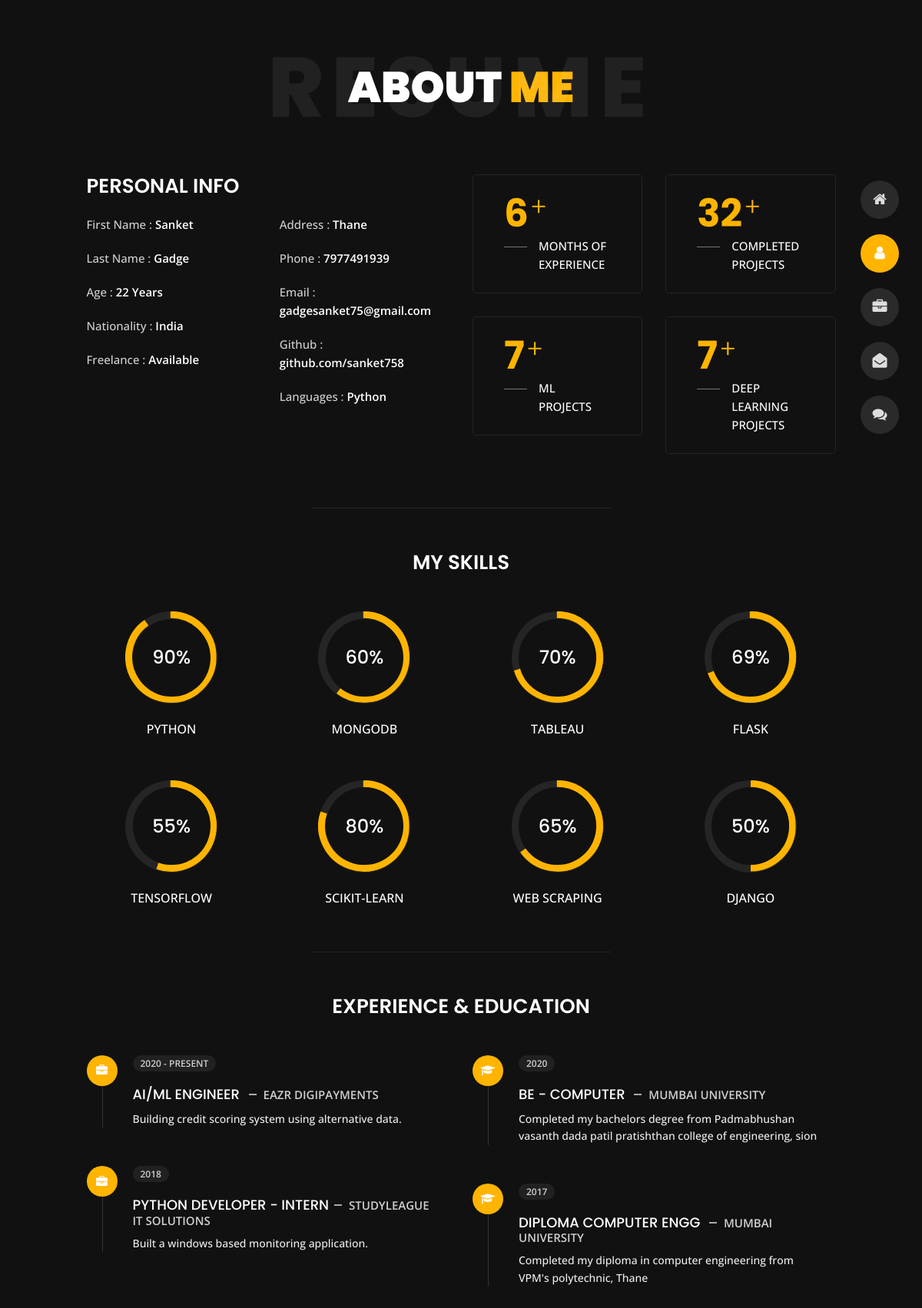
The page /about/ on the database its author committed.
### portfolio/models.py (models this page shows)
class Resume(models.Model):
	FirstName = models.CharField(max_length=30)
	LastName = models.CharField(max_length=30)
	Age = models.IntegerField()
	Nationality = models.CharField(max_length=30)
	Freelance = models.CharField(max_length=30)
	Address = models.CharField(max_length=200)
	Phone = models.CharField(max_length=12)
	Email = models.CharField(max_length=30)
	Github = models.CharField(max_length=50)
	Languages = models.CharField(max_length=30)

### portfolio/views.py (the view)
# urls.py: path('about/', views.about, name='about'),
def about(request):
	resume = Resume.objects.get(pk=1)
	number_of_projects = len(Project.objects.all())
	number_of_ml_projects = len(Project.objects.filter(ProjectType="Machine Learning"))
	number_of_dl_projects = len(Project.objects.filter(ProjectType="Deep Learning"))
	experience = round((datetime.today() - datetime(2020,11,26)).days / 30)
	return render(request, 'about.html', {"resume": resume,
											'experience': experience,
											'nprojects':number_of_projects,
											'nmlprojects': number_of_ml_projects,
											'ndlprojects': number_of_dl_projects
										})

### portfolio/templates/about.html (shortened to what this page needs)
{% extends 'header.html' %}
{% load static %}
{% block body %}
<body class="about">
<header class="header" id="navbar-collapse-toggle">
    <ul class="icon-menu d-none d-lg-block revealator-slideup revealator-once revealator-delay1">
        <li class="icon-box">
            <i class="fa fa-home"></i>
            <a href="/">
            </a>
        </li>
        <li class="icon-box active">
            <i class="fa fa-user"></i>
            <a href="/about">
            </a>
        </li>
        <li class="icon-box">
            <i class="fa fa-briefcase"></i>
            <a href="/portfolio">
            </a>
        </li>
        <li class="icon-box">
            <i class="fa fa-envelope-open"></i>
            <a href="/contact">
            </a>
        </li>
        <li class="icon-box">
            <i class="fa fa-comments"></i>
            <a href="/blog">
            </a>
        </li>
    </ul>
</header>
<section class="title-section text-left text-sm-center revealator-slideup revealator-once revealator-delay1">
    <h1>ABOUT <span>ME</span></h1>
    <span class="title-bg">Resume</span>
</section>
<section class="main-content revealator-slideup revealator-once revealator-delay1">
    <div class="container">
        <div class="row">
            <div class="col-12 col-lg-5 col-xl-6">
                <div class="row">
                    <div class="col-12">
                        <h3 class="text-uppercase custom-title mb-0 ft-wt-600">Personal Info</h3>
                    </div>
                    <div class="col-6">
                        <ul class="about-list list-unstyled open-sans-font">
                            <li> <span class="title">First name :</span> <span class="value d-block d-sm-inline-block d-lg-block d-xl-inline-block">{{ resume.FirstName }}</span> </li>
                            <li> <span class="title">Last name :</span> <span class="value d-block d-sm-inline-block d-lg-block d-xl-inline-block">{{ resume.LastName }}</span> </li>
                            <li> <span class="title">Age :</span> <span class="value d-block d-sm-inline-block d-lg-block d-xl-inline-block">{{ resume.Age }} Years</span> </li>
                            <li> <span class="title">Nationality :</span> <span class="value d-block d-sm-inline-block d-lg-block d-xl-inline-block">{{ resume.Nationality }}</span> </li>
                            <li> <span class="title">Freelance :</span> <span class="value d-block d-sm-inline-block d-lg-block d-xl-inline-block">{{ resume.Freelance }}</span> </li>
                        </ul>
                    </div>
                    <div class="col-6">
                        <ul class="about-list list-unstyled open-sans-font">
                            <li> <span class="title">Address :</span> <span class="value d-block d-sm-inline-block d-lg-block d-xl-inline-block">{{ resume.Address }}</span> </li>
                            <li> <span class="title">Phone :</span> <span class="value d-block d-sm-inline-block d-lg-block d-xl-inline-block">{{ resume.Phone }}</span> </li>
                            <li> <span class="title">Email :</span> <span class="value d-block d-sm-inline-block d-lg-block d-xl-inline-block">{{ resume.Email }}</span> </li>
                            <li> <span class="title">Github :</span> <span class="value d-block d-sm-inline-block d-lg-block d-xl-inline-block">{{ resume.Github }}</span> </li>
                            <li> <span class="title">Languages :</span> <span class="value d-block d-sm-inline-block d-lg-block d-xl-inline-block">{{ resume.Languages }}</span> </li>
                        </ul>
                    </div>
                </div>
            </div>
            <div class="col-12 col-lg-7 col-xl-6 mt-5 mt-lg-0">
                <div class="row">
                    <div class="col-6">
                        <div class="box-stats with-margin">
                            <h3 class="poppins-font position-relative">{{experience}}</h3>
                            <p class="open-sans-font m-0 position-relative text-uppercase">months of <span class="d-block">experience</span></p>
                        </div>
                    </div>
                    <div class="col-6">
                        <div class="box-stats with-margin">
                            <h3 class="poppins-font position-relative">{{nprojects}}</h3>
                            <p class="open-sans-font m-0 position-relative text-uppercase">completed <span class="d-block">projects</span></p>
                        </div>
                    </div>
                    <div class="col-6">
                        <div class="box-stats">
                            <h3 class="poppins-font position-relative">{{nmlprojects}}</h3>
                            <p class="open-sans-font m-0 position-relative text-uppercase">ML<span class="d-block">projects</span></p>
                        </div>
                    </div>
                    <div class="col-6">
                        <div class="box-stats">
                            <h3 class="poppins-font position-relative">{{ndlprojects}}</h3>
                            <p class="open-sans-font m-0 position-relative text-uppercase">Deep Learning <span class="d-block">projects</span></p>
                        </div>
                    </div>
                </div>
            </div>
        </div>
        <hr class="separator">
        <div class="row">
            <div class="col-12">
                <h3 class="text-uppercase pb-4 pb-sm-5 mb-3 mb-sm-0 text-left text-sm-center custom-title ft-wt-600">My Skills</h3>
            </div>
            <div class="col-6 col-md-3 mb-3 mb-sm-5">
                <div class="c100 p90">
                    <span>90%</span>
                </div>
                <h6 class="text-uppercase open-sans-font text-center mt-2 mt-sm-4">Python</h6>
            </div>
            <div class="col-6 col-md-3 mb-3 mb-sm-5">
                <div class="c100 p60">
                    <span>60%</span>
                </div>
                <h6 class="text-uppercase open-sans-font text-center mt-2 mt-sm-4">MongoDB</h6>
            </div>
            <div class="col-6 col-md-3 mb-3 mb-sm-5">
                <div class="c100 p70">
                    <span>70%</span>
                </div>
                <h6 class="text-uppercase open-sans-font text-center mt-2 mt-sm-4">Tableau</h6>
            </div>
            <div class="col-6 col-md-3 mb-3 mb-sm-5">
                <div class="c100 p69">
                    <span>69%</span>
                </div>
                <h6 class="text-uppercase open-sans-font text-center mt-2 mt-sm-4">Flask</h6>
            </div>
            <div class="col-6 col-md-3 mb-3 mb-sm-5">
                <div class="c100 p55">
                    <span>55%</span>
                </div>
                <h6 class="text-uppercase open-sans-font text-center mt-2 mt-sm-4">Tensorflow</h6>
            </div>
            <div class="col-6 col-md-3 mb-3 mb-sm-5">
                <div class="c100 p80">
                    <span>80%</span>
                </div>
                <h6 class="text-uppercase open-sans-font text-center mt-2 mt-sm-4">Scikit-Learn</h6>
            </div>
            <div class="col-6 col-md-3 mb-3 mb-sm-5">
                <div class="c100 p65">
                    <span>65%</span>
                </div>
                <h6 class="text-uppercase open-sans-font text-center mt-2 mt-sm-4">WEB SCRAPING</h6>
            </div>
            <div class="col-6 col-md-3 mb-3 mb-sm-5">
                <div class="c100 p50">
                    <span>50%</span>
                </div>
                <h6 class="text-uppercase open-sans-font text-center mt-2 mt-sm-4">Django</h6>
            </div>
        </div>
        <hr class="separator mt-1">
        <div class="row">
            <div class="col-12">
                <h3 class="text-uppercase pb-5 mb-0 text-left text-sm-center custom-title ft-wt-600">Experience <span>&</span> Education</h3>
            </div>
            <div class="col-lg-6 m-15px-tb">
                <div class="resume-box">
                    <ul>
                        <li>
                            <div class="icon d-flex justify-content-center align-items-center"  >
                                <i class="fa fa-briefcase"></i>
                            </div>
                            <span class="time open-sans-font text-uppercase">2020 - present</span>
                            <h5 class="poppins-font text-uppercase">AI/ML Engineer <span class="place open-sans-font">Eazr Digipayments</span></h5>
                            <p class="open-sans-font"> Building credit scoring system using alternative data.</p>
                        </li>
                        <li>
                            <div class="icon d-flex justify-content-center align-items-center">
                                <i class="fa fa-briefcase"></i>
                            </div>
                            <span class="time open-sans-font text-uppercase">2018</span>
                            <h5 class="poppins-font text-uppercase">Python Developer - Intern<span class="place open-sans-font">StudyLeague IT Solutions</span></h5>
                            <p class="open-sans-font"> Built a windows based monitoring application.</p>
                        </li>
                    </ul>
                </div>
            </div>
            <div class="col-lg-6 m-15px-tb">
                <div class="resume-box">
                    <ul>
                        <li>
                            <div class="icon d-flex justify-content-center align-items-center">
                                <i class="fa fa-graduation-cap"></i>
                            </div>
                            <span class="time open-sans-font text-uppercase">2020</span>
                            <h5 class="poppins-font text-uppercase"> BE - Computer <span class="place open-sans-font">Mumbai University</span></h5>
                            <p class="open-sans-font">Completed my bachelors degree from Padmabhushan vasanth dada patil pratishthan college of engineering, sion</p>
                        </li>
                        <li>
                            <div class="icon d-flex justify-content-center align-items-center">
                                <i class="fa fa-graduation-cap"></i>
                            </div>
                            <span class="time open-sans-font text-uppercase">2017</span>
                            <h5 class="poppins-font text-uppercase"> Diploma Computer Engg <span class="place open-sans-font">Mumbai University</span></h5>
                            <p class="open-sans-font">Completed my diploma in computer engineering from VPM's polytechnic, Thane</p>
                        </li>
                    </ul>
                </div>
            </div>
        </div>
    </div>
</section>
</body>
{% endblock body %}

### portfolio/static/css/circle.css (style rules this page uses)
.c100 { position: relative; font-size: 120px; width: 1em; height: 1em; border-radius: 50%; float: left; margin: 0 0.1em 0.1em 0; background-color: #cccccc; }
.c100 *, .c100 *:before, .c100 *:after { -webkit-box-sizing: content-box; -moz-box-sizing: content-box; box-sizing: content-box; }
.c100 > span { position: absolute; width: 100%; z-index: 1; left: 0; top: 0; width: 5em; line-height: 5em; font-size: 0.2em; color: #cccccc; display: block; text-align: center; white-space: nowrap; -webkit-transition-property: all; -moz-transition-property: all; -o-transition-property: all; transition-property: all; -webkit-transition-duration: 0.2s; -moz-transition-duration: 0.2s; -o-transition-duration: 0.2s; transition-duration: 0.2s; -webkit-transition-timing-function: ease-out; -moz-transition-timing-function: ease-out; -o-transition-timing-function: ease-out; transition-timing-function: ease-out; }
.c100:after { position: absolute; top: 0.08em; left: 0.08em; display: block; content: " "; border-radius: 50%; background-color: #f5f5f5; width: 0.84em; height: 0.84em; -webkit-transition-property: all; -moz-transition-property: all; -o-transition-property: all; transition-property: all; -webkit-transition-duration: 0.2s; -moz-transition-duration: 0.2s; -o-transition-duration: 0.2s; transition-duration: 0.2s; -webkit-transition-timing-function: ease-in; -moz-transition-timing-function: ease-in; -o-transition-timing-function: ease-in; transition-timing-function: ease-in; }

### portfolio/static/css/skins/yellow.css (style rules this page uses)
.home h1, .about .box-stats h3, .title-section h1 span, #menu li.active a, body.light #menu li.active a, .blog .post-container:hover .post-content .entry-header h3 a, .blog .post-content .entry-header h3 a:hover, .contact .custom-span-contact i, .portfolio .slideshow figcaption h3, .portfolio .slideshow a, .portfolio .grid figure:hover figcaption, .blog-post .meta i { color: #ffb400; }
.about .resume-box .icon, .contact ul.social li a:hover, body.light.contact ul.social li a:hover, .preloader .loader, .blog .page-link:hover, .blog .page-item.active .page-link, body.light.blog .page-link:hover, body.light.blog .page-item.active .page-link, .portfolio .grid li figure div, .header ul.icon-menu li.icon-box.active, .header ul.icon-menu li.icon-box:hover, body.light .header ul.icon-menu li.icon-box.active, body.light .header ul.icon-menu li.icon-box:hover, .btn, .header .icon-box h2, .home .color-block, .title-section hr, .portfolio .slideshow .carousel-indicators li.active { background-color: #ffb400; }

### rows shown on the page
Resume: FirstName "Sanket", LastName "Gadge", Age "22", Nationality "India", Freelance "Available", Address "Thane", Phone "7977491939", Email "gadgesanket75@gmail.com", Github "github.com/sanket758", Languages "Python"

### other values the page prints
{{ experience }} "6"
{{ nprojects }} "32"
{{ nmlprojects }} "7"
{{ ndlprojects }} "7"
